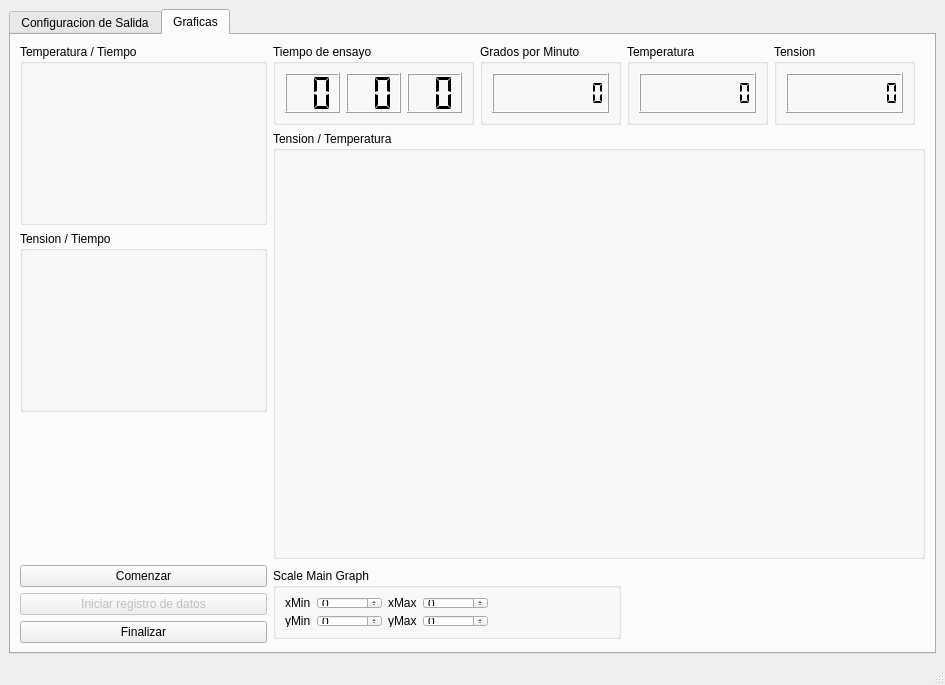
<?xml version="1.0" encoding="UTF-8"?>
<ui version="4.0">
 <class>MainWindow</class>
 <widget class="QMainWindow" name="MainWindow">
  <property name="geometry">
   <rect>
    <x>0</x>
    <y>0</y>
    <width>945</width>
    <height>685</height>
   </rect>
  </property>
  <property name="windowTitle">
   <string>MainWindow</string>
  </property>
  <widget class="QWidget" name="centralwidget">
   <layout class="QGridLayout" name="gridLayout_5">
    <item row="0" column="0">
     <widget class="QTabWidget" name="tabmainwidget">
      <property name="enabled">
       <bool>true</bool>
      </property>
      <property name="currentIndex">
       <number>1</number>
      </property>
      <widget class="QWidget" name="tab_output_config">
       <attribute name="title">
        <string>Configuracion de Salida</string>
       </attribute>
       <layout class="QGridLayout" name="gridLayout_4">
        <item row="1" column="0">
         <widget class="QGroupBox" name="gb_dilatometer_test_config">
          <property name="title">
           <string>Resistividad</string>
          </property>
          <property name="checkable">
           <bool>false</bool>
          </property>
          <property name="checked">
           <bool>false</bool>
          </property>
          <layout class="QGridLayout" name="gridLayout_3">
           <item row="0" column="1">
            <widget class="QComboBox" name="cbx_dilatometer_ag_multimeter_input">
             <item>
              <property name="text">
               <string>AG_34401A</string>
              </property>
             </item>
             <item>
              <property name="text">
               <string>AG_34405A</string>
              </property>
             </item>
             <item>
              <property name="text">
               <string>AG_34410A</string>
              </property>
             </item>
            </widget>
           </item>
           <item row="0" column="0">
            <widget class="QLabel" name="lb_dilatometer_termperature_input">
             <property name="text">
              <string>Voltaje</string>
             </property>
            </widget>
           </item>
           <item row="1" column="1">
            <widget class="QComboBox" name="cbx_usb_temp_ai_input">
             <item>
              <property name="text">
               <string>USB TC AI</string>
              </property>
             </item>
            </widget>
           </item>
           <item row="1" column="0">
            <widget class="QLabel" name="lb_dilatometer_lvdt_input">
             <property name="text">
              <string>Temperatura</string>
             </property>
            </widget>
           </item>
           <item row="1" column="2">
            <widget class="QComboBox" name="cbx_usb_temp_ai_channel">
             <item>
              <property name="text">
               <string>Temp 0</string>
              </property>
             </item>
             <item>
              <property name="text">
               <string>Temp 1</string>
              </property>
             </item>
             <item>
              <property name="text">
               <string>Temp 2</string>
              </property>
             </item>
             <item>
              <property name="text">
               <string>Temp 3</string>
              </property>
             </item>
            </widget>
           </item>
           <item row="0" column="2">
            <widget class="QComboBox" name="cbx_AG34401A_serial_port">
             <property name="enabled">
              <bool>false</bool>
             </property>
            </widget>
           </item>
          </layout>
          <zorder>lb_dilatometer_termperature_input</zorder>
          <zorder>lb_dilatometer_lvdt_input</zorder>
          <zorder>cbx_dilatometer_ag_multimeter_input</zorder>
          <zorder>cbx_usb_temp_ai_input</zorder>
          <zorder>cbx_usb_temp_ai_channel</zorder>
          <zorder>cbx_AG34401A_serial_port</zorder>
         </widget>
        </item>
        <item row="0" column="0" colspan="2">
         <widget class="QGroupBox" name="gb_output_file">
          <property name="title">
           <string>Archivo de Salida</string>
          </property>
          <property name="checkable">
           <bool>false</bool>
          </property>
          <property name="checked">
           <bool>false</bool>
          </property>
          <layout class="QGridLayout" name="gridLayout_8">
           <item row="0" column="1" colspan="3">
            <widget class="QLineEdit" name="le_output_file_path">
             <property name="text">
              <string>../Ensayos/ensayo</string>
             </property>
            </widget>
           </item>
           <item row="0" column="0">
            <widget class="QLabel" name="lb_output_file_path">
             <property name="text">
              <string>Ruta</string>
             </property>
            </widget>
           </item>
           <item row="1" column="3">
            <widget class="QLineEdit" name="le_output_file_commentchar">
             <property name="text">
              <string>%</string>
             </property>
            </widget>
           </item>
           <item row="0" column="4">
            <widget class="QToolButton" name="tlb_output_file_path">
             <property name="text">
              <string>...</string>
             </property>
            </widget>
           </item>
           <item row="1" column="0" colspan="3">
            <widget class="QLabel" name="lb_output_file_commentchar">
             <property name="text">
              <string>Caracter de comentario</string>
             </property>
            </widget>
           </item>
           <item row="3" column="0" colspan="5">
            <widget class="QGroupBox" name="gb_footer">
             <property name="title">
              <string>Pie de pagina</string>
             </property>
             <layout class="QGridLayout" name="gridLayout_16">
              <item row="0" column="0">
               <widget class="QPlainTextEdit" name="ptx_footer"/>
              </item>
             </layout>
            </widget>
           </item>
           <item row="2" column="0" colspan="5">
            <widget class="QGroupBox" name="gb_header">
             <property name="title">
              <string>Encabezado</string>
             </property>
             <layout class="QGridLayout" name="gridLayout_14">
              <item row="0" column="0">
               <widget class="QPlainTextEdit" name="ptx_header"/>
              </item>
             </layout>
            </widget>
           </item>
           <item row="1" column="4">
            <spacer name="horizontalSpacer_3">
             <property name="orientation">
              <enum>Qt::Horizontal</enum>
             </property>
             <property name="sizeHint" stdset="0">
              <size>
               <width>40</width>
               <height>20</height>
              </size>
             </property>
            </spacer>
           </item>
          </layout>
         </widget>
        </item>
        <item row="1" column="1">
         <spacer name="horizontalSpacer_2">
          <property name="orientation">
           <enum>Qt::Horizontal</enum>
          </property>
          <property name="sizeHint" stdset="0">
           <size>
            <width>687</width>
            <height>20</height>
           </size>
          </property>
         </spacer>
        </item>
        <item row="2" column="0">
         <spacer name="verticalSpacer">
          <property name="orientation">
           <enum>Qt::Vertical</enum>
          </property>
          <property name="sizeHint" stdset="0">
           <size>
            <width>20</width>
            <height>46</height>
           </size>
          </property>
         </spacer>
        </item>
       </layout>
      </widget>
      <widget class="QWidget" name="tab_plots">
       <attribute name="title">
        <string>Graficas</string>
       </attribute>
       <layout class="QGridLayout" name="gridLayout">
        <item row="0" column="3">
         <widget class="QGroupBox" name="gb_var_1">
          <property name="minimumSize">
           <size>
            <width>141</width>
            <height>81</height>
           </size>
          </property>
          <property name="maximumSize">
           <size>
            <width>141</width>
            <height>81</height>
           </size>
          </property>
          <property name="title">
           <string>Grados por Minuto</string>
          </property>
          <layout class="QGridLayout" name="gridLayout_10">
           <item row="0" column="0">
            <widget class="QLCDNumber" name="lcd_var_1">
             <property name="smallDecimalPoint">
              <bool>true</bool>
             </property>
             <property name="numDigits">
              <number>8</number>
             </property>
             <property name="digitCount">
              <number>8</number>
             </property>
             <property name="segmentStyle">
              <enum>QLCDNumber::Flat</enum>
             </property>
             <property name="value" stdset="0">
              <double>0.000000000000000</double>
             </property>
             <property name="intValue" stdset="0">
              <number>0</number>
             </property>
            </widget>
           </item>
          </layout>
         </widget>
        </item>
        <item row="0" column="2">
         <widget class="QGroupBox" name="gb_time">
          <property name="minimumSize">
           <size>
            <width>201</width>
            <height>81</height>
           </size>
          </property>
          <property name="maximumSize">
           <size>
            <width>201</width>
            <height>81</height>
           </size>
          </property>
          <property name="title">
           <string>Tiempo de ensayo</string>
          </property>
          <layout class="QGridLayout" name="gridLayout_2">
           <item row="0" column="0">
            <widget class="QLCDNumber" name="lcd_time_hour">
             <property name="smallDecimalPoint">
              <bool>false</bool>
             </property>
             <property name="numDigits">
              <number>2</number>
             </property>
             <property name="digitCount">
              <number>2</number>
             </property>
             <property name="segmentStyle">
              <enum>QLCDNumber::Flat</enum>
             </property>
             <property name="value" stdset="0">
              <double>0.000000000000000</double>
             </property>
             <property name="intValue" stdset="0">
              <number>0</number>
             </property>
            </widget>
           </item>
           <item row="0" column="1">
            <widget class="QLCDNumber" name="lcd_time_minute">
             <property name="numDigits">
              <number>2</number>
             </property>
             <property name="digitCount">
              <number>2</number>
             </property>
             <property name="segmentStyle">
              <enum>QLCDNumber::Flat</enum>
             </property>
             <property name="intValue" stdset="0">
              <number>0</number>
             </property>
            </widget>
           </item>
           <item row="0" column="2">
            <widget class="QLCDNumber" name="lcd_time_second">
             <property name="numDigits">
              <number>2</number>
             </property>
             <property name="segmentStyle">
              <enum>QLCDNumber::Flat</enum>
             </property>
             <property name="intValue" stdset="0">
              <number>0</number>
             </property>
            </widget>
           </item>
          </layout>
         </widget>
        </item>
        <item row="0" column="0" rowspan="2" colspan="2">
         <widget class="QGroupBox" name="gb_auxplot_1">
          <property name="minimumSize">
           <size>
            <width>247</width>
            <height>181</height>
           </size>
          </property>
          <property name="title">
           <string>Temperatura / Tiempo</string>
          </property>
         </widget>
        </item>
        <item row="0" column="6">
         <spacer name="horizontalSpacer_4">
          <property name="orientation">
           <enum>Qt::Horizontal</enum>
          </property>
          <property name="sizeHint" stdset="0">
           <size>
            <width>37</width>
            <height>20</height>
           </size>
          </property>
         </spacer>
        </item>
        <item row="5" column="0" colspan="2">
         <widget class="QPushButton" name="pb_start_save_data">
          <property name="enabled">
           <bool>false</bool>
          </property>
          <property name="text">
           <string>Iniciar registro de datos</string>
          </property>
          <property name="iconSize">
           <size>
            <width>40</width>
            <height>40</height>
           </size>
          </property>
         </widget>
        </item>
        <item row="4" column="0" colspan="2">
         <widget class="QPushButton" name="pb_start">
          <property name="text">
           <string>Comenzar</string>
          </property>
          <property name="iconSize">
           <size>
            <width>40</width>
            <height>40</height>
           </size>
          </property>
         </widget>
        </item>
        <item row="6" column="0" colspan="2">
         <widget class="QPushButton" name="pb_end">
          <property name="text">
           <string>Finalizar</string>
          </property>
          <property name="iconSize">
           <size>
            <width>40</width>
            <height>40</height>
           </size>
          </property>
         </widget>
        </item>
        <item row="0" column="4">
         <widget class="QGroupBox" name="gb_var_2">
          <property name="minimumSize">
           <size>
            <width>141</width>
            <height>81</height>
           </size>
          </property>
          <property name="title">
           <string>Temperatura</string>
          </property>
          <layout class="QGridLayout" name="gridLayout_11">
           <item row="0" column="0">
            <widget class="QLCDNumber" name="lcd_var_2">
             <property name="smallDecimalPoint">
              <bool>true</bool>
             </property>
             <property name="numDigits">
              <number>8</number>
             </property>
             <property name="digitCount">
              <number>8</number>
             </property>
             <property name="segmentStyle">
              <enum>QLCDNumber::Flat</enum>
             </property>
             <property name="value" stdset="0">
              <double>0.000000000000000</double>
             </property>
             <property name="intValue" stdset="0">
              <number>0</number>
             </property>
            </widget>
           </item>
          </layout>
         </widget>
        </item>
        <item row="0" column="5">
         <widget class="QGroupBox" name="gb_var_3">
          <property name="minimumSize">
           <size>
            <width>141</width>
            <height>81</height>
           </size>
          </property>
          <property name="maximumSize">
           <size>
            <width>141</width>
            <height>81</height>
           </size>
          </property>
          <property name="title">
           <string>Tension</string>
          </property>
          <layout class="QGridLayout" name="gridLayout_12">
           <item row="0" column="0">
            <widget class="QLCDNumber" name="lcd_var_3">
             <property name="smallDecimalPoint">
              <bool>true</bool>
             </property>
             <property name="numDigits">
              <number>8</number>
             </property>
             <property name="digitCount">
              <number>8</number>
             </property>
             <property name="segmentStyle">
              <enum>QLCDNumber::Flat</enum>
             </property>
             <property name="value" stdset="0">
              <double>0.000000000000000</double>
             </property>
             <property name="intValue" stdset="0">
              <number>0</number>
             </property>
            </widget>
           </item>
          </layout>
         </widget>
        </item>
        <item row="1" column="2" rowspan="3" colspan="5">
         <widget class="QGroupBox" name="gb_mainplot">
          <property name="minimumSize">
           <size>
            <width>650</width>
            <height>407</height>
           </size>
          </property>
          <property name="contextMenuPolicy">
           <enum>Qt::NoContextMenu</enum>
          </property>
          <property name="title">
           <string>Tension / Temperatura</string>
          </property>
         </widget>
        </item>
        <item row="2" column="0" colspan="2">
         <widget class="QGroupBox" name="gb_auxplot_2">
          <property name="minimumSize">
           <size>
            <width>247</width>
            <height>181</height>
           </size>
          </property>
          <property name="title">
           <string>Tension / Tiempo</string>
          </property>
         </widget>
        </item>
        <item row="4" column="2" rowspan="3" colspan="2">
         <widget class="QGroupBox" name="gb_scale_mainplot_controls">
          <property name="maximumSize">
           <size>
            <width>16777215</width>
            <height>71</height>
           </size>
          </property>
          <property name="title">
           <string>Scale Main Graph</string>
          </property>
          <layout class="QGridLayout" name="gridLayout_24">
           <item row="0" column="0">
            <widget class="QLabel" name="lb_x_min">
             <property name="text">
              <string>xMin</string>
             </property>
            </widget>
           </item>
           <item row="0" column="1">
            <widget class="QSpinBox" name="sb_xmin">
             <property name="minimum">
              <number>-200</number>
             </property>
             <property name="maximum">
              <number>500</number>
             </property>
             <property name="value">
              <number>0</number>
             </property>
            </widget>
           </item>
           <item row="0" column="3">
            <widget class="QLabel" name="lb_x_max">
             <property name="text">
              <string>xMax</string>
             </property>
            </widget>
           </item>
           <item row="0" column="4">
            <widget class="QSpinBox" name="sb_xmax">
             <property name="suffix">
              <string/>
             </property>
             <property name="minimum">
              <number>-200</number>
             </property>
             <property name="maximum">
              <number>500</number>
             </property>
            </widget>
           </item>
           <item row="1" column="0">
            <widget class="QLabel" name="lb_y_min">
             <property name="text">
              <string>yMin</string>
             </property>
            </widget>
           </item>
           <item row="1" column="1">
            <widget class="QSpinBox" name="sb_ymin">
             <property name="minimum">
              <number>-15000</number>
             </property>
             <property name="maximum">
              <number>16000</number>
             </property>
            </widget>
           </item>
           <item row="1" column="3">
            <widget class="QLabel" name="lb_y_max">
             <property name="text">
              <string>yMax</string>
             </property>
            </widget>
           </item>
           <item row="1" column="4">
            <widget class="QSpinBox" name="sb_ymax">
             <property name="minimum">
              <number>-15000</number>
             </property>
             <property name="maximum">
              <number>16000</number>
             </property>
            </widget>
           </item>
           <item row="0" column="5">
            <spacer name="horizontalSpacer">
             <property name="orientation">
              <enum>Qt::Horizontal</enum>
             </property>
             <property name="sizeHint" stdset="0">
              <size>
               <width>40</width>
               <height>20</height>
              </size>
             </property>
            </spacer>
           </item>
          </layout>
         </widget>
        </item>
        <item row="3" column="1">
         <spacer name="verticalSpacer_2">
          <property name="orientation">
           <enum>Qt::Vertical</enum>
          </property>
          <property name="sizeHint" stdset="0">
           <size>
            <width>20</width>
            <height>40</height>
           </size>
          </property>
         </spacer>
        </item>
       </layout>
      </widget>
     </widget>
    </item>
   </layout>
  </widget>
  <widget class="QMenuBar" name="menubar">
   <property name="geometry">
    <rect>
     <x>0</x>
     <y>0</y>
     <width>945</width>
     <height>21</height>
    </rect>
   </property>
  </widget>
  <widget class="QStatusBar" name="statusbar"/>
 </widget>
 <resources/>
 <connections/>
</ui>
